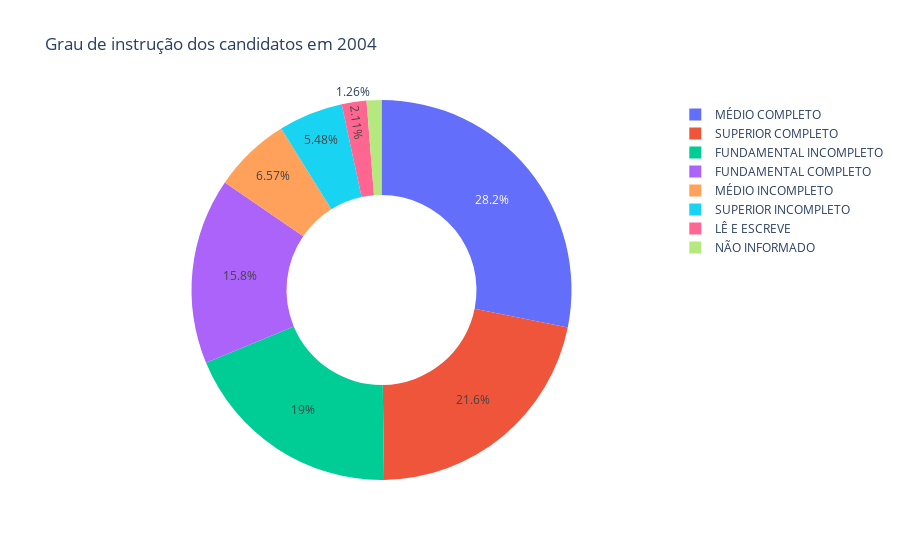

Write notebook code for a chart like this one.
### Markdown cell above
Esse gráfico reflete a triste realidade da baixa participação feminina na política. A próxima análise será feita com base no grau de instrução dos candidatos.

### Code cell
#Configuração dos dados para gráfico de setores
data = [go.Pie(labels=dados2004.descricao_grau_instrucao.value_counts().index,
               values=dados2004.descricao_grau_instrucao.value_counts().values,
               direction='clockwise',
               hole=0.5)]

#Configuração de layout
layout = go.Layout(title='Grau de instrução dos candidatos em 2004')

#Criação do objeto figure
fig = go.Figure(data=data, layout=layout)

#py.plot(fig, filename='grau_instrucao_2004.html')
py.iplot(fig)

### Figure 1 — Plotly figure (JSON) as saved in the notebook; plotly's stock layout.template omitted (floating-point values rounded to 4 significant figures)
{"data": [{"direction": "clockwise", "hole": 0.5, "labels": ["MÉDIO COMPLETO", "SUPERIOR COMPLETO", "FUNDAMENTAL INCOMPLETO", "FUNDAMENTAL COMPLETO", "MÉDIO INCOMPLETO", "SUPERIOR INCOMPLETO", "LÊ E ESCREVE", "NÃO INFORMADO"], "type": "pie", "values": [19116, 14692, 12869, 10755, 4463, 3724, 1431, 854]}], "layout": {"title": {"text": "Grau de instrução dos candidatos em 2004"}}}
